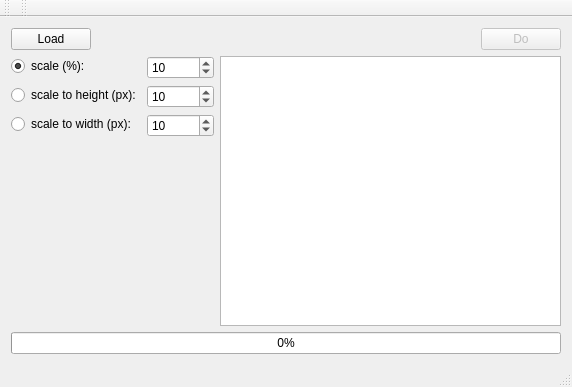
<?xml version="1.0" encoding="UTF-8"?>
<ui version="4.0">
 <class>MainWindow</class>
 <widget class="QMainWindow" name="MainWindow">
  <property name="geometry">
   <rect>
    <x>0</x>
    <y>0</y>
    <width>572</width>
    <height>387</height>
   </rect>
  </property>
  <property name="windowTitle">
   <string>Image Resizer</string>
  </property>
  <widget class="QWidget" name="centralWidget">
   <layout class="QVBoxLayout" name="verticalLayout_2">
    <item>
     <layout class="QVBoxLayout" name="verticalLayout">
      <item>
       <layout class="QHBoxLayout" name="horizontalLayout">
        <item>
         <widget class="QPushButton" name="btnLoad">
          <property name="text">
           <string>Load</string>
          </property>
         </widget>
        </item>
        <item>
         <spacer name="horizontalSpacer">
          <property name="orientation">
           <enum>Qt::Horizontal</enum>
          </property>
          <property name="sizeHint" stdset="0">
           <size>
            <width>40</width>
            <height>20</height>
           </size>
          </property>
         </spacer>
        </item>
        <item>
         <widget class="QPushButton" name="btnDo">
          <property name="enabled">
           <bool>false</bool>
          </property>
          <property name="text">
           <string>Do</string>
          </property>
         </widget>
        </item>
       </layout>
      </item>
      <item>
       <layout class="QHBoxLayout" name="horizontalLayout_3">
        <item>
         <layout class="QFormLayout" name="formLayout">
          <property name="fieldGrowthPolicy">
           <enum>QFormLayout::AllNonFixedFieldsGrow</enum>
          </property>
          <item row="1" column="1">
           <widget class="QSpinBox" name="sbScale">
            <property name="minimum">
             <number>1</number>
            </property>
            <property name="maximum">
             <number>100</number>
            </property>
            <property name="value">
             <number>10</number>
            </property>
           </widget>
          </item>
          <item row="1" column="0">
           <widget class="QRadioButton" name="rbScale">
            <property name="text">
             <string>scale (%):</string>
            </property>
            <property name="checked">
             <bool>true</bool>
            </property>
           </widget>
          </item>
          <item row="2" column="0">
           <widget class="QRadioButton" name="rbHeight">
            <property name="text">
             <string>scale to height (px):</string>
            </property>
           </widget>
          </item>
          <item row="2" column="1">
           <widget class="QSpinBox" name="sbHeight">
            <property name="minimum">
             <number>1</number>
            </property>
            <property name="maximum">
             <number>100000</number>
            </property>
            <property name="singleStep">
             <number>10</number>
            </property>
            <property name="value">
             <number>10</number>
            </property>
           </widget>
          </item>
          <item row="3" column="1">
           <widget class="QSpinBox" name="sbWidth">
            <property name="minimum">
             <number>1</number>
            </property>
            <property name="maximum">
             <number>100000</number>
            </property>
            <property name="singleStep">
             <number>10</number>
            </property>
            <property name="value">
             <number>10</number>
            </property>
           </widget>
          </item>
          <item row="3" column="0">
           <widget class="QRadioButton" name="rbWidth">
            <property name="text">
             <string>scale to width (px):</string>
            </property>
           </widget>
          </item>
         </layout>
        </item>
        <item>
         <widget class="QListWidget" name="listWidget"/>
        </item>
       </layout>
      </item>
      <item>
       <widget class="QProgressBar" name="progressBar">
        <property name="value">
         <number>0</number>
        </property>
       </widget>
      </item>
     </layout>
    </item>
   </layout>
  </widget>
  <widget class="QMenuBar" name="menuBar">
   <property name="geometry">
    <rect>
     <x>0</x>
     <y>0</y>
     <width>572</width>
     <height>23</height>
    </rect>
   </property>
  </widget>
  <widget class="QToolBar" name="mainToolBar">
   <attribute name="toolBarArea">
    <enum>TopToolBarArea</enum>
   </attribute>
   <attribute name="toolBarBreak">
    <bool>false</bool>
   </attribute>
  </widget>
  <widget class="QStatusBar" name="statusBar"/>
  <widget class="QToolBar" name="toolBar">
   <property name="windowTitle">
    <string>toolBar</string>
   </property>
   <attribute name="toolBarArea">
    <enum>TopToolBarArea</enum>
   </attribute>
   <attribute name="toolBarBreak">
    <bool>false</bool>
   </attribute>
  </widget>
 </widget>
 <layoutdefault spacing="6" margin="11"/>
 <resources/>
 <connections/>
</ui>
